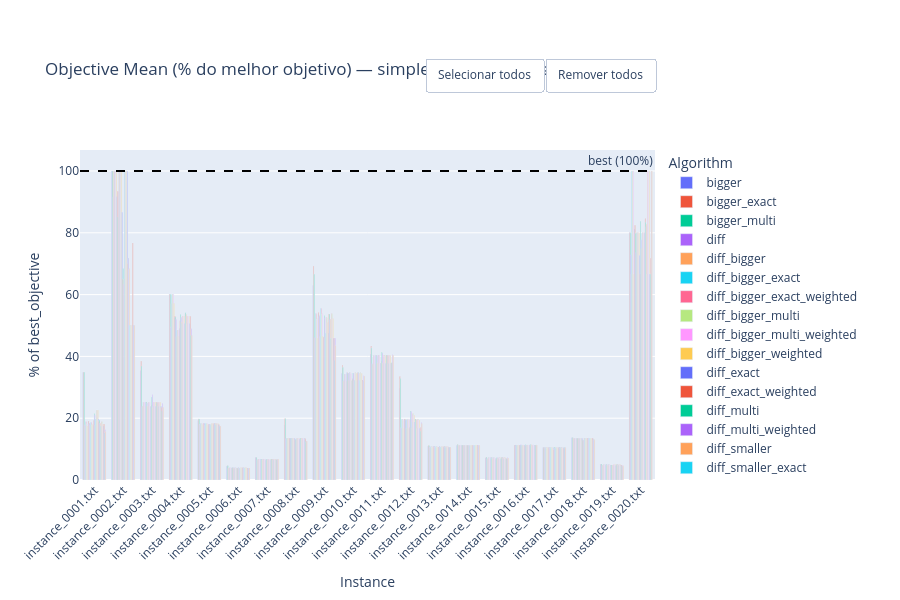
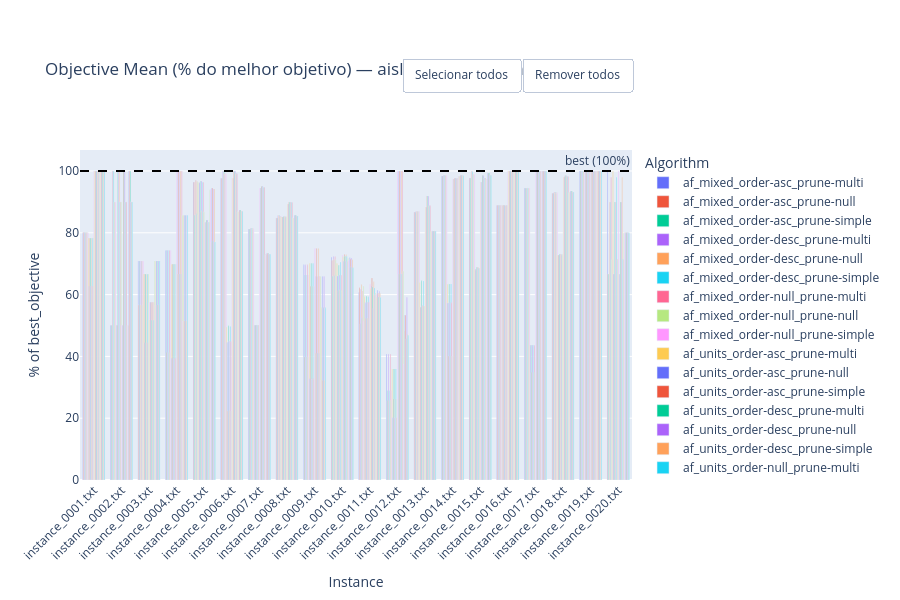
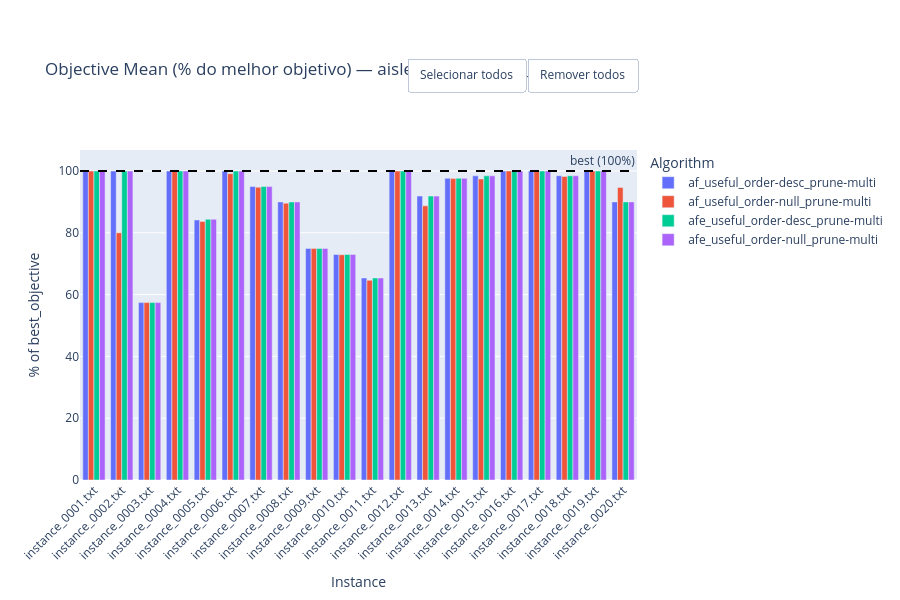
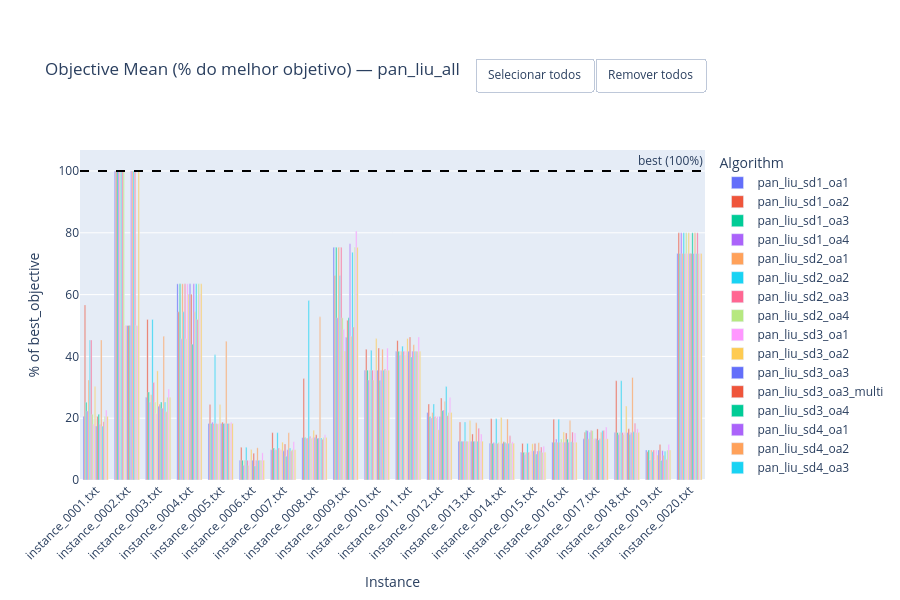

Notebook source saved alongside these figures, in order:
### Code cell
# Objective Mean (% do melhor objetivo) por Run — um gráfico separado por entrada em `run`

for run_entry in (run if isinstance(run, list) else [run]):
    csv_path = resolve_csv_path(run_entry)
    run_df = pd.read_csv(csv_path)
    run_df = run_df.merge(best_df[merge_columns + ["best_objective"]], on=merge_columns, how="left")

    pivot = (
        run_df.pivot_table(
            index='instance',
            columns='algorithm',
            values='objective_mean',
            aggfunc='mean'
        )
        .sort_index()
        .fillna(0)
    )

    best_by_instance = (
        run_df[['instance', 'best_objective']]
        .drop_duplicates(subset='instance')
        .set_index('instance')['best_objective']
    )

    pivot_pct = pivot.div(best_by_instance, axis=0) * 100
    pivot_pct = pivot_pct.replace([float('inf'), -float('inf')], 0).fillna(0)

    fig = go.Figure()
    for algo in pivot_pct.columns:
        fig.add_trace(go.Bar(
            name=algo,
            x=pivot_pct.index,
            y=pivot_pct[algo],
            hovertemplate=f'<b>{algo}</b><br>Instance: %{{x}}<br>%{{y:.1f}}% of best<extra></extra>'
        ))

    fig.add_hline(y=100, line_dash='dash', line_color='black', annotation_text='best (100%)')

    fig.update_layout(
        barmode='group',
        title=f'Objective Mean (% do melhor objetivo) — {run_entry}',
        xaxis_title='Instance',
        yaxis_title='% of best_objective',
        legend_title='Algorithm',
        height=600,
        margin=dict(t=150),
        xaxis_tickangle=-45,
    )
    add_legend_mass_toggle(fig)
    fig.show()
